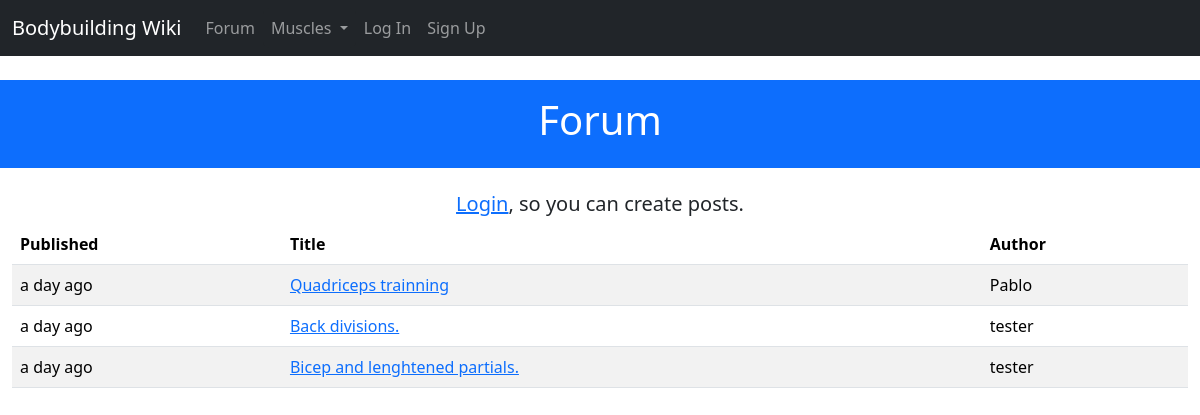
Page /forum on the committed database.
### project/forum/models.py (models this page shows)
class Post(db.Model):
 __tablename__ = 'posts'
 id = db.Column(db.Integer, primary_key=True)
 title = db.Column(db.String(50))
 body = db.Column(db.Text)
 timestamp = db.Column(db.DateTime, index=True, default=datetime.utcnow)
 author_id = db.Column(db.Integer, db.ForeignKey('users.id'))
 comments = db.Relationship('Comment', backref='post', lazy='dynamic')

### project/models.py (models this page shows, shortened)
class User(UserMixin, db.Model):
    __tablename__ = 'users'
    id = db.Column(db.Integer, primary_key=True)
    username = db.Column(db.String(64), unique=True, index=True)
    email = db.Column(db.String(64), unique=True, index=True)
    role_id = db.Column(db.Integer, db.ForeignKey('roles.id'))
    name = db.Column(db.String(64))
    location = db.Column(db.String(64))
    about_me = db.Column(db.Text())
    member_since = db.Column(db.DateTime(), default=datetime.utcnow) # datetime.utcnow is missing the () at the end. This is because the default argument in db.Column() can take a function as a value.
    last_seen = db.Column(db.DateTime(), default=datetime.utcnow)
    password_hash = db.Column(db.String(128))
    posts = db.relationship('Post', backref='author', lazy='dynamic')
    comments = db.relationship('Comment', backref='author', lazy='dynamic')
    def can(self, perm):
        return self.role is not None and self.role.has_permission(perm)
    @property
    def password(self):
        raise AttributeError('password is not a readable attribute')

### project/forum/views.py (the view)
@forum.route('')
def index():
    posts = Post.query.order_by(Post.timestamp.desc()).all()
    return render_template('forum/index.html', posts=posts)

### project/main/__init__.py (called while the page is built)
@main.app_context_processor
def inject_user():
    return dict(user=current_user or None)

@main.app_context_processor
def inject_permissions():
    return dict(Permission=Permission)

@main.app_context_processor
def inject_muscles():
    return dict(muscles=Muscle.query.all())

### project/models.py (called while the page is built)
    def can(self, permissions):
        return False

### project/templates/forum/index.html (shortened to what this page needs)
{% extends 'base.html' %}
{% block header %}Forum{% endblock header %}
{% block content %}
{% if user.can(Permission.WRITE) %}
    <h5 class="text-center">Have something to discuss? <a href="{{ url_for('forum.post_create') }}"> create a post </a></h2>
{% else %}
<h5 class="text-center"><a href="{{ url_for('auth.login') }}">Login</a>, so you can create posts.</h5>
{% endif %}
<table class="table table-striped table-hover">
    <thead>
        <th scope="col">Published</th>
        <th scope="col">Title</th>
        <th scope="col">Author</th>
    </thead>
    <tbody>
        {% for post in posts %}
        <tr scope="row">
            <td>{{ moment(post.timestamp).fromNow() }}</td>
            <td><a href="{{ url_for('forum.post_read', id=post.id) }}">{{post.title}}</a></td>
            <td>{{post.author.username}}</td>
        </tr>
        {% endfor %}
    </tbody>
</table>
{% endblock content %}

### rows in the picture
Post: timestamp "a day ago", title "Quadriceps trainning", author.username "Pablo"
Post: timestamp "a day ago", title "Back divisions.", author.username "tester"
Post: timestamp "a day ago", title "Bicep and lenghtened partials.", author.username "tester"
